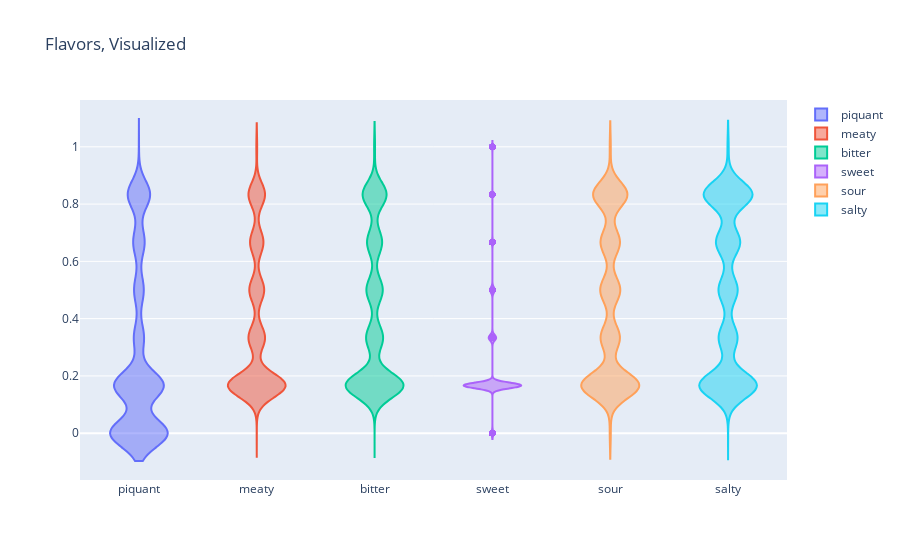

Notebook code cell kept with this figure:
### Markdown cell above
##  Flavor

In this section, we aim to examine flavors of a given recipe, and any patterns that may exist within each flavor, or it's predicitve power over the various cuisines.

### Code cell
# flavors, and flavor averages
flavor_fig = go.Figure()
for flav in FLAVORS:
    flavor_fig.add_trace(go.Violin(
        y=food_df[flav],
        name=flav,
    ))
flavor_fig.update_layout(
    title_text="Flavors, Visualized"
)
flavor_fig.show()

### Figure 1 — Plotly figure (JSON) as saved in the notebook; plotly's stock layout.template omitted (floating-point values rounded to 4 significant figures; data arrays with more than 128 entries replaced by an {"elided": "..."} marker saying what was removed)
{"data": [{"name": "piquant", "type": "violin", "y": {"elided": "11533 float values"}}, {"name": "meaty", "type": "violin", "y": {"elided": "11533 float values"}}, {"name": "bitter", "type": "violin", "y": {"elided": "11533 float values"}}, {"name": "sweet", "type": "violin", "y": {"elided": "11533 float values"}}, {"name": "sour", "type": "violin", "y": {"elided": "11533 float values"}}, {"name": "salty", "type": "violin", "y": {"elided": "11533 float values"}}], "layout": {"title": {"text": "Flavors, Visualized"}}}
